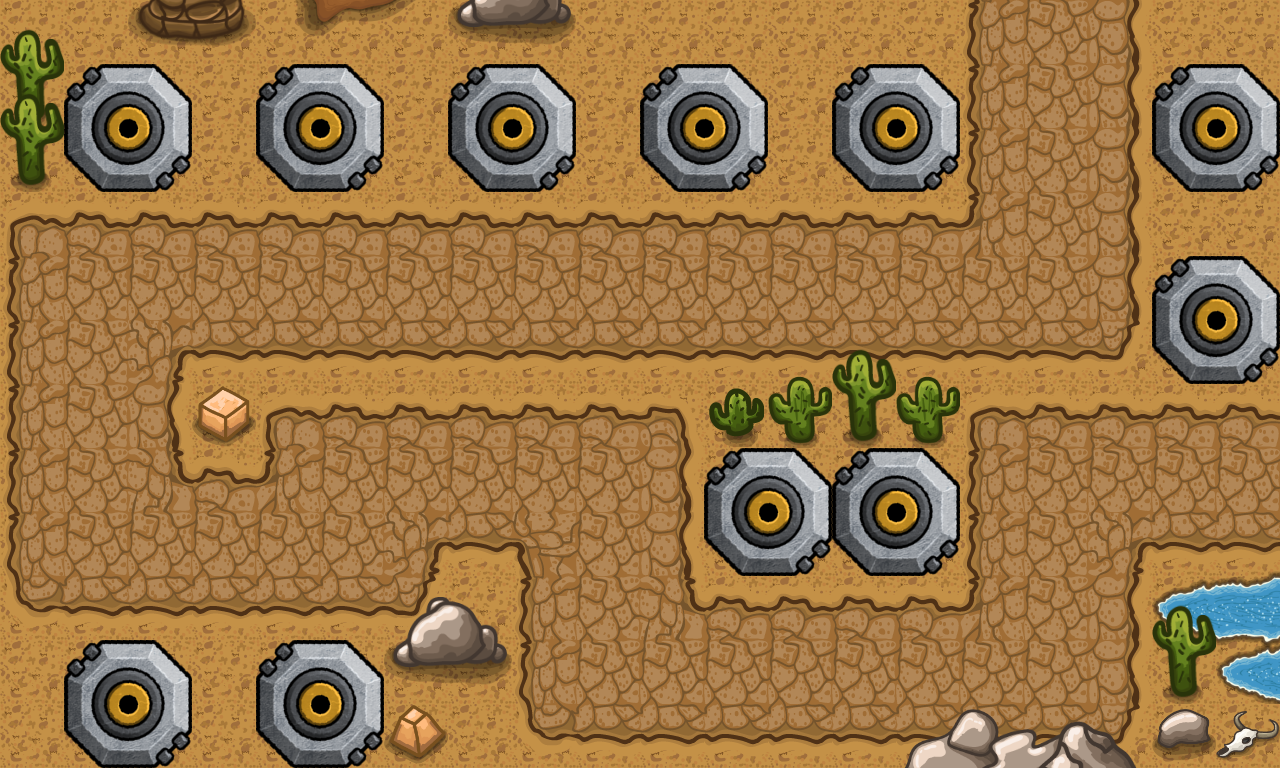

This game map was drawn from its Tiled (.tmx) file and the tilesets committed beside it. A one-line description and the full map source follow:
An orthogonal 20x12 tile map with 64x64 px tiles, 6 tile layers (Background, Path, Substructure, Details 1, ...), 1 hidden layer not drawn, 2 tilesets and 1 object.

<map version="1.10" tiledversion="1.10.0" orientation="orthogonal" renderorder="right-down" width="20" height="12" tilewidth="64" tileheight="64" infinite="0" nextlayerid="9" nextobjectid="2">
 <editorsettings>
  <export target="DessertLevel3.js" format="js" />
 </editorsettings>
 <tileset firstgid="1" source="../tsx/tileset.tsx" />
 <tileset firstgid="197" source="../../towers/tiled/Substructure.tsx" />
 <layer id="1" name="Background" width="20" height="12">
  <data encoding="csv">
16,16,16,16,16,16,16,16,16,16,16,16,16,16,16,16,16,16,16,16,
16,16,16,16,16,16,16,16,16,16,16,16,16,16,16,16,16,16,16,16,
16,16,16,16,16,16,16,16,16,16,16,16,16,16,16,16,16,16,16,16,
16,16,16,16,16,16,16,16,16,16,16,16,16,16,16,16,16,16,16,16,
16,16,16,16,16,16,16,16,16,16,16,16,16,16,16,16,16,16,16,16,
16,16,16,16,16,16,16,16,16,16,16,16,16,16,16,16,16,16,16,16,
16,16,16,16,16,16,16,16,16,16,16,16,16,16,16,16,16,16,16,16,
16,16,16,16,16,16,16,16,16,16,16,16,16,16,16,16,16,16,16,16,
16,16,16,16,16,16,16,16,16,16,16,16,16,16,16,16,16,16,16,16,
16,16,16,16,16,16,16,16,16,16,16,16,16,16,16,16,16,16,16,16,
16,16,16,16,16,16,16,16,16,16,16,16,16,16,16,16,16,16,16,16,
16,16,16,16,16,16,16,16,16,16,16,16,16,16,16,16,16,16,16,16
</data>
 </layer>
 <layer id="2" name="Path" width="20" height="12">
  <data encoding="csv">
0,0,0,0,0,0,0,0,0,0,0,0,0,0,0,18,19,20,0,0,
0,0,0,0,0,0,0,0,0,0,0,0,0,0,0,18,19,20,0,0,
0,0,0,0,0,0,0,0,0,0,0,0,0,0,0,18,19,20,0,0,
4,5,5,5,5,5,5,5,5,5,5,5,5,5,5,7,19,20,0,0,
18,19,19,19,19,19,19,19,19,19,19,19,19,19,19,19,19,20,0,0,
18,19,22,33,33,33,33,33,33,33,33,33,33,33,33,33,33,34,0,0,
18,19,20,0,4,5,5,5,5,5,6,0,0,0,0,4,5,5,5,5,
18,19,8,5,7,19,19,19,19,19,20,0,0,0,0,18,19,19,19,19,
18,19,19,19,19,19,22,33,21,19,20,0,0,0,0,18,19,22,33,33,
32,33,33,33,33,33,34,0,18,19,8,5,5,5,5,7,19,20,0,0,
0,0,0,0,0,0,0,0,18,19,19,19,19,19,19,19,19,20,0,0,
0,0,0,0,0,0,0,0,32,33,33,33,33,33,33,33,33,34,0,0
</data>
 </layer>
 <layer id="3" name="Placement" width="20" height="12" visible="0">
  <data encoding="csv">
0,0,0,0,0,0,0,0,0,0,0,0,0,0,0,0,0,0,0,0,
0,14,0,0,14,0,0,14,0,0,14,0,0,14,0,0,0,0,14,0,
0,0,0,0,0,0,0,0,0,0,0,0,0,0,0,0,0,0,0,0,
0,0,0,0,0,0,0,0,0,0,0,0,0,0,0,0,0,0,0,0,
0,0,0,0,0,0,0,0,0,0,0,0,0,0,0,0,0,0,14,0,
0,0,0,0,0,0,0,0,0,0,0,0,0,0,0,0,0,0,0,0,
0,0,0,0,0,0,0,0,0,0,0,0,0,0,0,0,0,0,0,0,
0,0,0,0,0,0,0,0,0,0,0,14,0,14,0,0,0,0,0,0,
0,0,0,0,0,0,0,0,0,0,0,0,0,0,0,0,0,0,0,0,
0,0,0,0,0,0,0,0,0,0,0,0,0,0,0,0,0,0,0,0,
0,14,0,0,14,0,0,0,0,0,0,0,0,0,0,0,0,0,0,0,
0,0,0,0,0,0,0,0,0,0,0,0,0,0,0,0,0,0,0,0
</data>
 </layer>
 <layer id="8" name="Substructure" width="20" height="12">
  <data encoding="csv">
0,0,0,0,0,0,0,0,0,0,0,0,0,0,0,0,0,0,0,0,
0,197,198,0,197,198,0,197,198,0,197,198,0,197,198,0,0,0,197,198,
0,199,200,0,199,200,0,199,200,0,199,200,0,199,200,0,0,0,199,200,
0,0,0,0,0,0,0,0,0,0,0,0,0,0,0,0,0,0,0,0,
0,0,0,0,0,0,0,0,0,0,0,0,0,0,0,0,0,0,197,198,
0,0,0,0,0,0,0,0,0,0,0,0,0,0,0,0,0,0,199,200,
0,0,0,0,0,0,0,0,0,0,0,0,0,0,0,0,0,0,0,0,
0,0,0,0,0,0,0,0,0,0,0,197,198,197,198,0,0,0,0,0,
0,0,0,0,0,0,0,0,0,0,0,199,200,199,200,0,0,0,0,0,
0,0,0,0,0,0,0,0,0,0,0,0,0,0,0,0,0,0,0,0,
0,197,198,0,197,198,0,0,0,0,0,0,0,0,0,0,0,0,0,0,
0,199,200,0,199,200,0,0,0,0,0,0,0,0,0,0,0,0,0,0
</data>
 </layer>
 <layer id="4" name="Details 1" width="20" height="12">
  <data encoding="csv">
57,0,99,100,144,145,146,107,108,0,0,0,0,0,0,0,0,0,0,0,
71,0,0,0,0,0,0,0,0,0,0,0,0,0,0,0,0,0,0,0,
0,0,0,0,0,0,0,0,0,0,0,0,0,0,0,0,0,0,0,0,
0,0,0,0,0,0,0,0,0,0,0,0,0,0,0,0,0,0,0,0,
0,0,0,0,0,0,0,0,0,0,0,0,0,0,0,0,0,0,0,0,
0,0,0,0,0,0,0,0,0,0,0,0,58,57,58,0,0,0,0,0,
0,0,0,45,0,0,0,0,0,0,0,49,72,71,72,0,0,0,0,0,
0,0,0,0,0,0,0,0,0,0,0,0,0,0,0,0,0,0,0,0,
0,0,0,0,0,0,0,0,0,0,0,0,0,0,0,0,0,0,119,120,
0,0,0,0,0,0,93,94,0,0,0,0,0,0,0,0,0,0,133,134,
0,0,0,0,0,0,107,108,0,0,0,0,0,0,0,0,0,0,147,148,
0,0,0,0,0,0,44,0,0,0,0,0,0,0,89,90,0,0,0,48
</data>
 </layer>
 <layer id="5" name="Details 2" width="20" height="12">
  <data encoding="csv">
0,0,0,0,0,0,0,0,0,0,0,0,0,0,0,0,0,0,0,0,
57,0,0,0,0,0,0,0,0,0,0,0,0,0,0,0,0,0,0,0,
71,0,0,0,0,0,0,0,0,0,0,0,0,0,0,0,0,0,0,0,
0,0,0,0,0,0,0,0,0,0,0,0,0,0,0,0,0,0,0,0,
0,0,0,0,0,0,0,0,0,0,0,0,0,0,0,0,0,0,0,0,
0,0,0,0,0,0,0,0,0,0,0,0,0,0,0,0,0,0,0,0,
0,0,0,0,0,0,0,0,0,0,0,0,0,0,0,0,0,0,0,0,
0,0,0,0,0,0,0,0,0,0,0,0,0,0,0,0,0,0,0,0,
0,0,0,0,0,0,0,0,0,0,0,0,0,0,0,0,0,0,0,0,
0,0,0,0,0,0,0,0,0,0,0,0,0,0,0,0,0,0,57,119,
0,0,0,0,0,0,0,0,0,0,0,0,0,0,0,0,0,0,71,133,
0,0,0,0,0,0,0,0,0,0,0,0,0,0,0,91,92,0,46,0
</data>
 </layer>
 <layer id="6" name="Details 3" width="20" height="12">
  <data encoding="csv">
0,0,0,0,0,0,0,0,0,0,0,0,0,0,0,0,0,0,0,0,
0,0,0,0,0,0,0,0,0,0,0,0,0,0,0,0,0,0,0,0,
0,0,0,0,0,0,0,0,0,0,0,0,0,0,0,0,0,0,0,0,
0,0,0,0,0,0,0,0,0,0,0,0,0,0,0,0,0,0,0,0,
0,0,0,0,0,0,0,0,0,0,0,0,0,0,0,0,0,0,0,0,
0,0,0,0,0,0,0,0,0,0,0,0,0,0,0,0,0,0,0,0,
0,0,0,0,0,0,0,0,0,0,0,0,0,0,0,0,0,0,0,0,
0,0,0,0,0,0,0,0,0,0,0,0,0,0,0,0,0,0,0,0,
0,0,0,0,0,0,0,0,0,0,0,0,0,0,0,0,0,0,0,0,
0,0,0,0,0,0,0,0,0,0,0,0,0,0,0,0,0,0,0,0,
0,0,0,0,0,0,0,0,0,0,0,0,0,0,0,0,0,0,0,0,
0,0,0,0,0,0,0,0,0,0,0,0,0,0,0,0,87,88,0,0
</data>
 </layer>
 <objectgroup id="7" name="Way" visible="0">
  <object id="1" x="0" y="0">
   <polyline points="0,0 1.02441,-139.655 1052,-140 1052,290 94,290 94,544 350,544 350.667,482 611.333,482.667 610.667,679.333 1055.33,676.667 1056,480 1485.33,481.333" />
  </object>
 </objectgroup>
</map>
